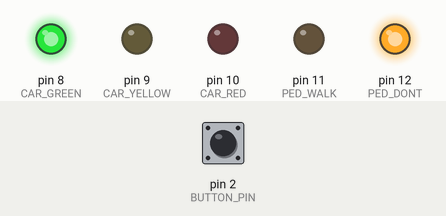
Bench run of a sketch on a simulated Arduino Uno, built with avr-gcc and run on an emulated ATmega328P. Parts: output pins drawn as LEDs (lit = HIGH). Dashed ring = blinking. The test bench sets the inputs (shaded band); at power-on: pin 2 (BUTTON_PIN) HIGH.

Above: at 1.2 s.
1.3 s: pin 2 (BUTTON_PIN) pulled LOW for 0.15 s
At 1.59 s:
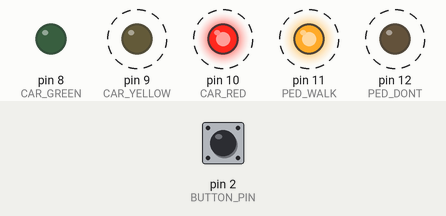
4.3 s: pin 2 (BUTTON_PIN) pulled LOW for 1 s
At 4.37 s:
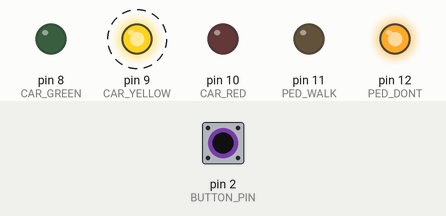
7.3 s: pin 2 (BUTTON_PIN) pulled LOW for 3.2 s
At 12.5 s:
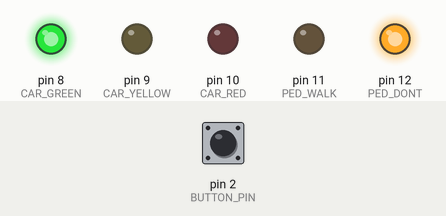
Timing chart, 0 to 14.0 s (numbered marks = the images above; inputs shaded):
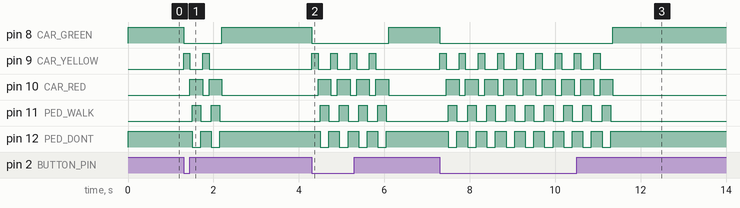

The sketch:

gemini-fast.ino
```cpp
const uint8_t BUTTON_PIN = 2;
const uint8_t CAR_GREEN  = 8;
const uint8_t CAR_YELLOW = 9;
const uint8_t CAR_RED    = 10;
const uint8_t PED_WALK   = 11;
const uint8_t PED_DONT   = 12;

enum State {
  IDLE_GREEN,
  CAR_YELLOW_STATE,
  ALL_RED_1,
  PED_WALK_STATE,
  ALL_RED_2
};

State currentState = IDLE_GREEN;
unsigned long stateStartTime = 0;
bool requestPending = false;

void setLights(bool cg, bool cy, bool cr, bool pw, bool pd) {
  digitalWrite(CAR_GREEN, cg);
  digitalWrite(CAR_YELLOW, cy);
  digitalWrite(CAR_RED, cr);
  digitalWrite(PED_WALK, pw);
  digitalWrite(PED_DONT, pd);
}

void setup() {
  pinMode(BUTTON_PIN, INPUT_PULLUP);
  pinMode(CAR_GREEN, OUTPUT);
  pinMode(CAR_YELLOW, OUTPUT);
  pinMode(CAR_RED, OUTPUT);
  pinMode(PED_WALK, OUTPUT);
  pinMode(PED_DONT, OUTPUT);

  setLights(HIGH, LOW, LOW, LOW, HIGH);
}

void loop() {
  unsigned long now = millis();

  if (digitalRead(BUTTON_PIN) == LOW) {
    requestPending = true;
  }

  switch (currentState) {
    case IDLE_GREEN:
      if (requestPending) {
        requestPending = false;
        currentState = CAR_YELLOW_STATE;
        stateStartTime = now;
        setLights(LOW, HIGH, LOW, LOW, HIGH);
      }
      break;

    case CAR_YELLOW_STATE:
      if (now - stateStartTime >= 150) {
        currentState = ALL_RED_1;
        stateStartTime = now;
        setLights(LOW, LOW, HIGH, LOW, HIGH);
      }
      break;

    case ALL_RED_1:
      if (now - stateStartTime >= 50) {
        currentState = PED_WALK_STATE;
        stateStartTime = now;
        setLights(LOW, LOW, HIGH, HIGH, LOW);
      }
      break;

    case PED_WALK_STATE:
      if (now - stateStartTime >= 200) {
        currentState = ALL_RED_2;
        stateStartTime = now;
        setLights(LOW, LOW, HIGH, LOW, HIGH);
      }
      break;

    case ALL_RED_2:
      if (now - stateStartTime >= 50) {
        currentState = IDLE_GREEN;
        setLights(HIGH, LOW, LOW, LOW, HIGH);
      }
      break;
  }
}
```

Measured:
- after the input at 1.3 s, pin 8 (CAR_GREEN): HIGH → LOW at once, → HIGH 0.90 s later; pin 9 (CAR_YELLOW): alternates HIGH for 0.15 s and LOW for 0.30 s, 4 changes in all, then stays LOW, starting at once
- after the input at 4.3 s, pin 8 (CAR_GREEN): HIGH → LOW at once, → HIGH 1.8 s later; pin 9 (CAR_YELLOW): alternates HIGH for 0.15 s and LOW for 0.30 s, 8 changes in all, then stays LOW, starting at once
- after the input at 7.3 s, pin 8 (CAR_GREEN): HIGH → LOW at once, → HIGH 4.1 s later; pin 9 (CAR_YELLOW): alternates HIGH for 0.15 s and LOW for 0.30 s, 18 changes in all, then stays LOW, starting at once
